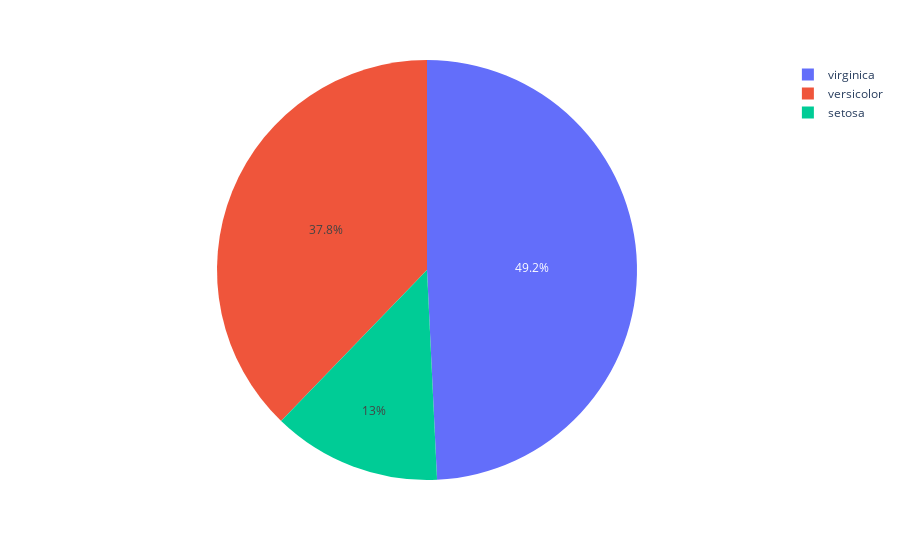

The cell this chart's notebook holds for it:
### Markdown cell above
## Pie Chart

### Code cell
# plotting the pie chart
fig = px.pie(df, values="petal_length", names="species")
 
# showing the plot
fig.show()

### Figure 1 — Plotly figure (JSON) as saved in the notebook; plotly's stock layout.template omitted (floating-point values rounded to 4 significant figures; data arrays with more than 128 entries replaced by an {"elided": "..."} marker saying what was removed)
{"data": [{"domain": {"x": [0, 1], "y": [0, 1]}, "hovertemplate": "species=%{label}<br>petal_length=%{value}<extra></extra>", "labels": {"elided": "150 str values"}, "legendgroup": "", "name": "", "showlegend": true, "type": "pie", "values": {"elided": "150 float values"}}], "layout": {"legend": {"tracegroupgap": 0}, "margin": {"t": 60}}}
